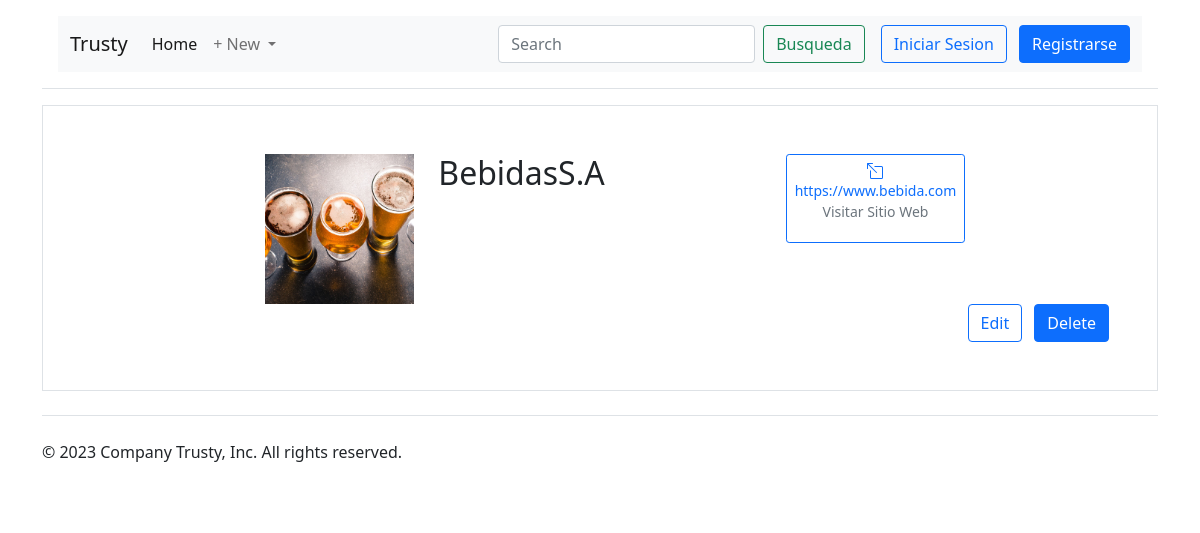
The app's page /company/3 with its own data.
### trust_app/models.py (models this page shows, shortened)
class Company(models.Model):
    name = models.CharField(
        max_length=50, null=False, blank=False, verbose_name="Nombre"
    )
    website = models.URLField(null=False, blank=False, verbose_name="Sitio Web")
    phone = models.CharField(
        max_length=15, null=False, blank=False, verbose_name="Teléfono"
    )
    country = CountryField(verbose_name="País")
    logo = models.ImageField(upload_to="logos/")
    category = models.ManyToManyField(
        Category, related_name="get_categories", verbose_name="Categoría"
    )
    created = models.DateTimeField(auto_now_add=True, verbose_name="Fecha de creación")
    updated = models.DateTimeField(auto_now=True, verbose_name="Fecha de edición")
    approved_company = models.BooleanField(default=False)
    class Meta:
        verbose_name = "Empresa"
        verbose_name_plural = "Empresas"

### trust_app/views.py (the view)
# urls.py: path("company/<int:pk>", CompanyDetail.as_view(), name="company_detail"),
class CompanyDetail(DetailView):
    model = Company
    template_name = "detail_company.html"
    context_object_name = "company"

### templates/detail_company.html (shortened to what this page needs)
{% extends 'base.html' %}
{% load crispy_forms_tags %}
{% block content %}
    <div class="container px-4 px-lg-5 border">
        <div class="row my-5 d-flex justify-content-center">
            <div class="col-lg-2 col-md-3 col-sm- col-4">
                <img class="img-fluid logo" src="{{ company.logo.url }}" alt="..."/>
            </div>
            <div class="col-lg-4 col-md-4 col-sm-4 col-4">
                <h2>{{ company.name }}</h2>
            </div>
            <div class="col-lg-2 col-md-2 col-sm-2 col-2">
                <a href="{{ company.website }}">
                    <button type="button website-button" class="btn btn-outline-primary btn-sm">
                        {{ company.website }}
                        <div class="row">
                            <p class="text-secondary">Visitar Sitio Web</p>
                        </div>
                    </button>
                </a>
            </div>
            <div class="text-end">
                <a href="{% url 'company_edit' company.pk %}" class="btn btn-outline-primary me-2">Edit</a>
                <a href="{% url 'company_delete' company.pk %}" class="btn btn-primary">Delete</a>
              </div>
        </div>
{% endblock %}

### records on screen
Company: logo (picture), name "BebidasS.A", website "https://www.bebida.com"
